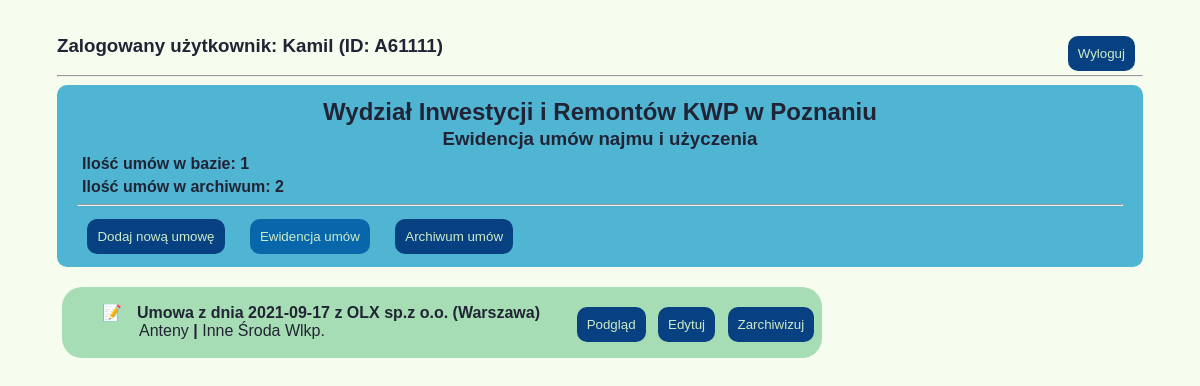
Page /umowy/ewidencja/ (signed in) on the earlier database version.
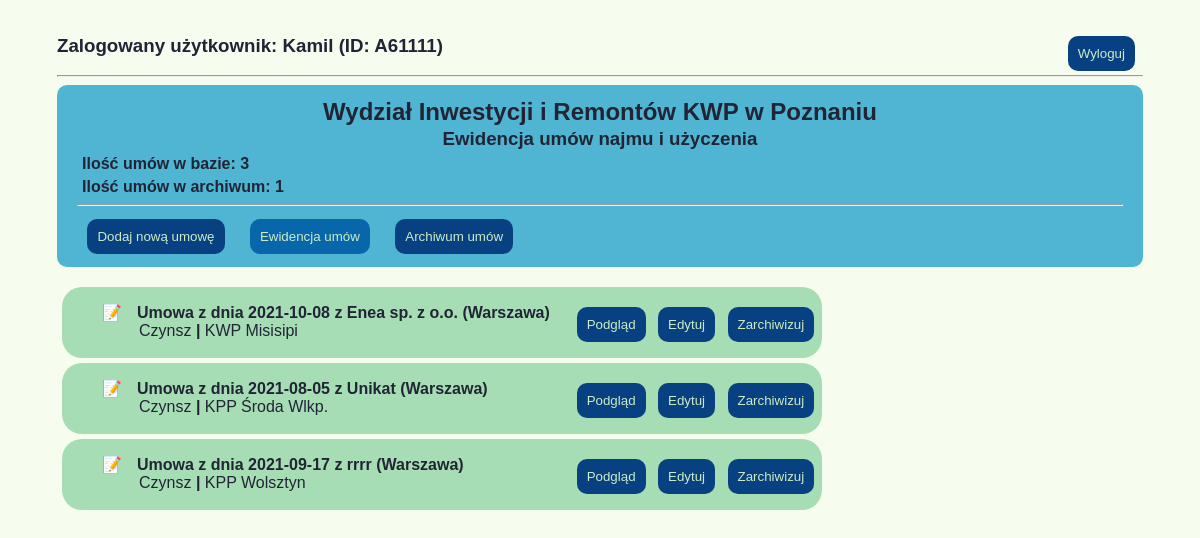
Same page on the later database version.
### umowyapp/models.py (models this page shows)
class Umowy(models.Model):
    data_umowy = models.DateField(null=False)
    nr_umowy = models.CharField(max_length=20, null=True, default="BRAK")
    nazwa_uzyczajacego = models.CharField(max_length=30, null=True)
    adres_uzyczajacego = models.CharField(max_length=30, null=True)
    kod_pocztowy_uzyczajacego = models.CharField(max_length=6, null=True)
    miasto_uzyczajacego = models.CharField(max_length=20, null=True)
    okres_obowiazywania = models.DateField(blank=True, default="")
    typ_umowy = models.ForeignKey(Rodzaj_umowy, on_delete=models.CASCADE, null=False)
    pow_uzyczona = models.FloatField(max_length=4, null=True, blank=True)
    rodzaj_kosztow_prad = models.BooleanField()
    informacje_prad = models.TextField(null=True, default="---Niezbędne informacje---")
    rodzaj_kosztow_gaz = models.BooleanField()
    informacje_gaz = models.TextField(null=True, default="---Niezbędne informacje---")
    rodzaj_kosztow_woda = models.BooleanField()
    informacje_woda = models.TextField(null=True, default="---Niezbędne informacje---")
    rodzaj_kosztow_co = models.BooleanField()
    informacje_co = models.TextField(null=True, default="---Niezbędne informacje---")
    powiaty_jedn = models.ForeignKey(Powiaty_Wlkp, on_delete=models.CASCADE)
    rodzaj_jedn = models.ForeignKey(Rodzaje_jednostek, on_delete=models.CASCADE, null=True)
    adres_jedn = models.CharField(max_length=30, null=True)
    miasto_jedn = models.CharField(max_length=20, null=True)
    kod_pocztowy_jedn = models.CharField(max_length=6, null=True)
    skan_umowy = models.FileField(upload_to='umowy_pdf', null=True, blank=True)
    stan_umowy = models.ForeignKey(Stan_umow, on_delete=models.CASCADE, null=True)
    deleted = models.BooleanField(null=False, default=0)
    def __str__(self):
        return self.umowa_z_data()
    def umowa_z_data(self):
        return "Umowa z dnia {} z {} ({})".format(self.data_umowy, self.nazwa_uzyczajacego, self.miasto_uzyczajacego)

class Rodzaj_umowy(models.Model):
    rodz_um = models.CharField(max_length=6, null=True)
    def __str__(self):
        return self.rodzaj_um()
    def rodzaj_um(self):
        return "{}".format(self.rodz_um)

class Rodzaje_jednostek(models.Model):
    rodzaj = models.CharField(max_length=4, null=False)
    def __str__(self):
        return self.rodzaj_jedn()
    def rodzaj_jedn(self):
        return "{}".format(self.rodzaj)

### umowyapp/views.py (the view)
# urls.py: path('ewidencja/', wszystkie_umowy, name="wszystkie_umowy"),
@login_required
def wszystkie_umowy(request):
    wszystkie = Umowy.objects.filter(deleted=0)
    archiwalne = Umowy.objects.filter(deleted=1)
    return render(request, 'ewidencja.html', {'wszystkie': wszystkie, 'archiwalne': archiwalne})

### templates/ewidencja.html (shortened to what this page needs)
{%extends 'start.html'%}
{%block strona%}
{% if user.is_authenticated%}
<div  class="element_login">
    <div class="user_name">
        <h3>Zalogowany użytkownik: {{user.first_name}} (ID: {{ user.username}})</h3>
    </div>
    <div class="button-logout">
        <a href="{%url 'logout'%}"><button class="button-general">Wyloguj</button></a>
    </div>
</div>
    {%else%}
        <a href="{%url 'login'%}">Login</a>
    {%endif%}
<hr>
<div class="ewidencja-title">
    <h2 class="title">Wydział Inwestycji i Remontów KWP w Poznaniu</h2>
    <h3 class="title">Ewidencja umów najmu i użyczenia</h3>
    <h4 class="info-umowy">Ilość umów w bazie: {{wszystkie|length}}</h4>
    <h4 class="info-umowy">Ilość umów w archiwum: {{archiwalne|length}}</h4>
<hr>
    <nav>
        <a href="{% url 'nowe_umowy'%}"><button class="button-general button-menu">Dodaj nową umowę</button></a>
        <a href="{% url 'wszystkie_umowy'%}"><button class="button-general button-menu active">Ewidencja umów</button></a>
        <a href="{% url 'archiwalne_umowy'%}"><button class="button-general button-menu">Archiwum umów</button></a>
    </nav>
</div>
{%for umowa in wszystkie%}
<main class="lista">
    <ul class="lista_umow">
        <li class="lista-option">
            <p class="znacznik"><b>{{umowa}} </b></p>
            <p class="info">{{umowa.typ_umowy}} <b>|</b> {{umowa.rodzaj_jedn}} {{umowa.miasto_jedn}}</p>
        </li>
    </ul>
    <div>
        <a href="{% url 'podglad_umowy' umowa.id %}"><button class="button-general">Podgląd</button></a>
        <a href="{% url 'edytuj_umowe' umowa.id %}"><button class="button-general">Edytuj</button></a>
        <a href="{% url 'usun_umowe' umowa.id %}"><button class="button-general buton-remove">Zarchiwizuj</button></a>
    </div>
</main>
{%endfor%}
{%endblock%}

Differences in the rows shown:
no longer on this page (row edited): Umowy: data_umowy+nazwa_uzyczajacego+miasto_uzyczajacego "Umowa z dnia 2021-09-17 z OLX sp.z o.o. (Warszawa)", typ_umowy "Anteny", rodzaj_jedn "Inne", miasto_jedn "Środa Wlkp."
now on this page (row edited): Umowy: data_umowy+nazwa_uzyczajacego+miasto_uzyczajacego "Umowa z dnia 2021-10-08 z Enea sp. z o.o. (Warszawa)", typ_umowy "Czynsz", rodzaj_jedn "KWP", miasto_jedn "Misisipi"
now on this page (row edited): Umowy: data_umowy+nazwa_uzyczajacego+miasto_uzyczajacego "Umowa z dnia 2021-08-05 z Unikat (Warszawa)", typ_umowy "Czynsz", rodzaj_jedn "KPP", miasto_jedn "Środa Wlkp."
added Umowy: data_umowy+nazwa_uzyczajacego+miasto_uzyczajacego "Umowa z dnia 2021-09-17 z rrrr (Warszawa)", typ_umowy "Czynsz", rodzaj_jedn "KPP", miasto_jedn "Wolsztyn"
Other differences:
{{ wszystkie|length }}: "1" → "3"
{{ archiwalne|length }}: "2" → "1"
